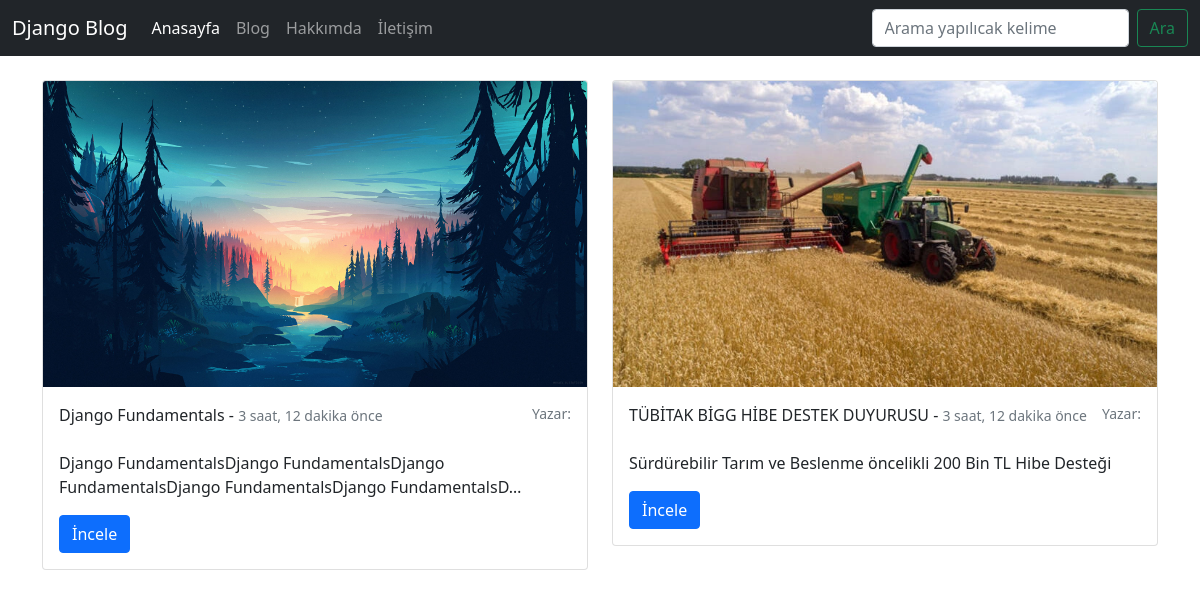
The app's page /post/index/, older data.
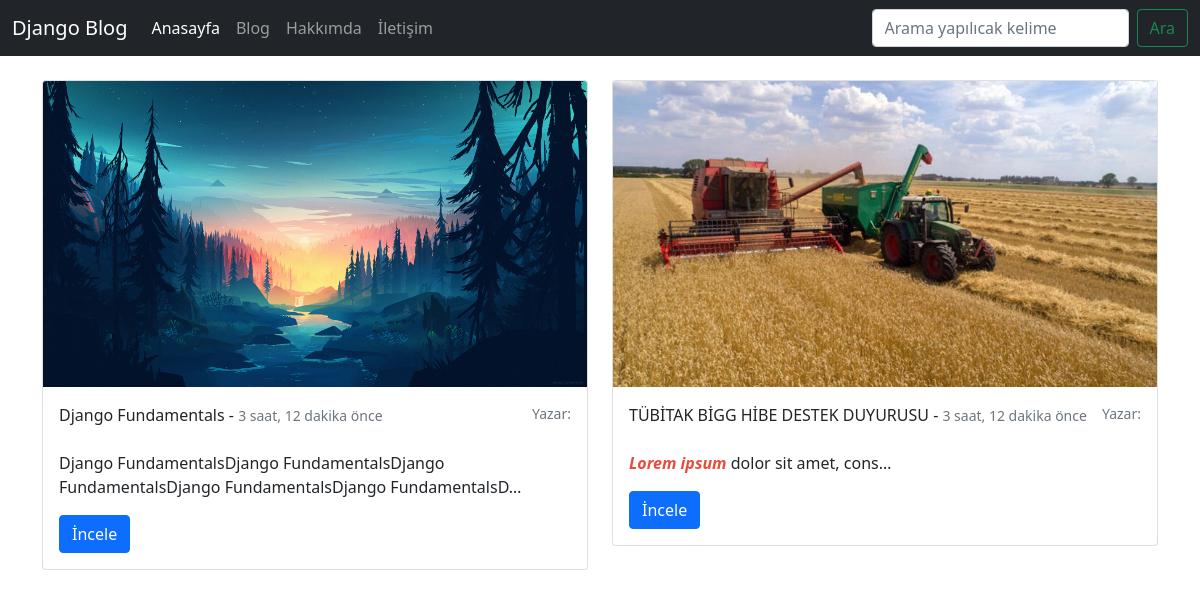
The same page, newer data.
### post/models.py (models this page shows, shortened)
class Post(models.Model):
    user = models.ForeignKey(settings.AUTH_USER_MODEL, on_delete=models.SET(get_sentinel_user), verbose_name='Yazar', related_name='posts')
    title = models.CharField("Başlık", max_length=120)
    content = RichTextField('İçerik')
    publishing_date = models.DateTimeField("Yayımlanma Tarihi", auto_now_add=True)
    image = models.ImageField(null=True, blank=True)
    slug = models.SlugField(unique=True, editable=False, max_length=130)
    def get_absolute_url(self):
        return reverse('post:detail', kwargs={'slug': self.slug})
    class Meta:
        ordering = ['-publishing_date', 'id']

### post/views.py (the view)
# urls.py: path('index/', post_index, name='index'),
def post_index(request):
    posts = Post.objects.all()
    return render(request, 'post/index.html', {'posts': posts})

### templates/post/index.html (shortened to what this page needs)
    {% extends 'base.html' %}
    {% block body %}
    <div class="container">
        <div class="row pt-3">
          {% for post in posts %}
            <div class="col-md-6 col-sm-6 col-12 mt-2">
                <div class="card" style="width:100%">
                    {% if post.image %}
                        <img class="card-img-top img-responsive" src="{{post.image.url}}" alt="Card image cap">
                    {% endif %}
                  <div class="card-body">
                      <div class="d-flex justify-content-between">
                          <span class="card-title">{{ post.title }} - <small class="text-muted h-6">{{ post.publishing_date|timesince }} önce</small></span>
                          <small class="text-muted">Yazar: {{ post.user.get_full_name }}</small>
                      </div>
                    <p class="card-text"> {{ post.content|safe|linebreaks|truncatechars:100 }}</p>
                    <a href="{{post.get_absolute_url}}" class="btn btn-primary">İncele</a>
                  </div>
                </div>
            </div>
          {% endfor %}
        </div>
    </div>
    {% endblock %}

### templates/base.html (shortened to what this page needs)
{% load static %}
<!DOCTYPE html>
<html lang="tr">
<head>
    <link href="{% static 'css/bootstrap.min.css' %}" rel="stylesheet">
    <link href="{% static 'css/style.css' %}" rel="stylesheet">
</head>
<body>
    {% include 'header.html' %}
    {% block body %}
    {% endblock %}
</body>
</html>

### templates/header.html (shortened to what this page needs)
<nav class="navbar navbar-expand-lg navbar-dark sticky-top bg-dark">
  <div class="container-fluid">
    <a class="navbar-brand" href="{% url 'home' %}">Django Blog</a>
    <div class="collapse navbar-collapse" id="navbarSupportedContent">
      <ul class="navbar-nav me-auto mb-2 mb-lg-0">
        <li class="nav-item">
          <a class="nav-link active" aria-current="page" href="{% url 'home' %}">Anasayfa</a>
        </li>
        <li class="nav-item">
          <a class="nav-link" href="{% url 'post:index' %}">Blog</a>
        </li>
        <li class="nav-item">
          <a class="nav-link" href="{% url 'home' %}">Hakkımda</a>
        </li>
        <li class="nav-item">
          <a class="nav-link" href="{% url 'home' %}">İletişim</a>
        </li>
      </ul>
      <form class="d-flex">
        <input class="form-control me-2" type="search" placeholder="Arama yapılıcak kelime" aria-label="Search">
        <button class="btn btn-outline-success" type="submit">Ara</button>
      </form>
    </div>
  </div>
</nav>

Row changes from the older to the newer data that the page shows:
changed Post "TÜBİTAK BİGG HİBE DESTEK DUYURUSU": content "Sürdürebilir Tarım ve Beslenme öncelikli 200 Bin TL Hibe Desteği" → "Lorem ipsum dolor sit amet, cons…"
